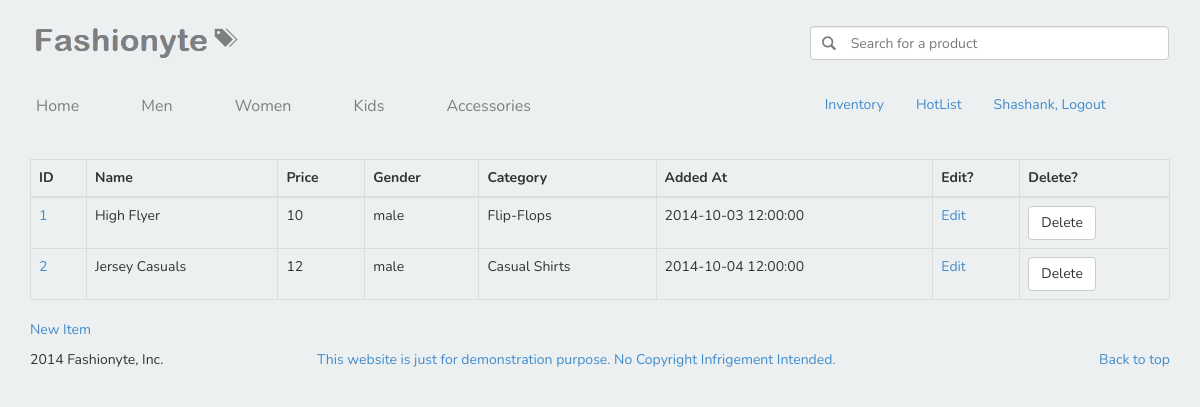
Screenshot of /admin-inventory-list.php (signed in) with the database file from the repository.
### tables this page shows
CREATE TABLE IF NOT EXISTS `Items` (
  `id` INT NOT NULL AUTO_INCREMENT,
  `name` VARCHAR(45) NULL,
  `description` TEXT(1000) NULL,
  `price` FLOAT NULL,
  `added_at` DATETIME NOT NULL,
  `Categories_id` INT NOT NULL,
  `gender` VARCHAR(45) NULL,
  `Brands_id` INT NOT NULL,
  PRIMARY KEY (`id`, `Categories_id`, `Brands_id`),
  INDEX `fk_Items_Categories1_idx` (`Categories_id` ASC),
  INDEX `fk_Items_Brands1_idx` (`Brands_id` ASC),
  CONSTRAINT `fk_Items_Categories1`
    FOREIGN KEY (`Categories_id`)
    REFERENCES `Categories` (`id`)
    ON DELETE NO ACTION
    ON UPDATE NO ACTION,
  CONSTRAINT `fk_Items_Brands1`
    FOREIGN KEY (`Brands_id`)
    REFERENCES `Brands` (`id`)
    ON DELETE NO ACTION
    ON UPDATE NO ACTION);

CREATE TABLE IF NOT EXISTS `Categories` (
  `id` INT NOT NULL AUTO_INCREMENT,
  `name` VARCHAR(45) NULL,
  PRIMARY KEY (`id`));

### admin-inventory-list.php (the view, shortened to what this page needs)
<?php
$query = "
SELECT A.id, A.name as Name, A.price as Price,A.gender as Gender, B.name as Categories, C.name as Brands, A.added_at as AddedAt
FROM shopping.Items as A,
	shopping.Categories as B,
	shopping.Brands as C
WHERE A.Categories_id = B.id
AND   A.Brands_id = C.id;
";
$result = mysql_query($query) or die('Submit Failed.  Return to <a href="main.php">Main</a>.  ');
?>
<!DOCTYPE html>
<html lang="en">
	<head>
	</head>
	<body>
		<?php include "layout-header.php" ?>
		<div class="container">
			<div class="starter-template">
				<table class='table table-bordered'>
					<thead>
						<tr>
							<th>ID</th>
							<th>Name</th>
							<th>Price</th>
							<th>Gender</th>
							<th>Category</th>
							<th>Added At</th>
							<th>Edit?</th>
							<th>Delete?</th>
						</tr>
					</thead>
					<tbody>
						<?php
						while( $row = mysql_fetch_array($result, MYSQL_BOTH)) {
						?>
						<tr>
							<td>
								<a href="admin-inventory-show.php?id=<?php echo $row[0]; ?>"><?php echo $row[0]; ?></a>
							</td>
							<td><?php echo $row[1]; ?></td>
							<td><?php echo $row[2];?></td>
							<td><?php echo $row[3];?></td>
							<td><?php echo $row[4];?></td>
							<td><?php echo $row[6];?></td>
							<td><a href='admin-inventory-edit.php?id=<?php echo $row[0]; ?>'>Edit</a></td>
							<td>
								<form  class="form-inline" role="form" action='admin-inventory-delete.php' method='post'>
									<button type='submit' class='btn btn-default'>Delete</button>
								</form>
							</td>
						</tr>
						<?php
						}
						?>
					</tbody>
				</table>
				<p>
					<a href="admin-inventory-new.php">New Item</a>
				</p>
			</div>
		</div>
	</body>
</html>

### layout-header.php (shortened to what this page needs)
<div class="container navbar navbar-fixed" style = "margin-top:20px;">
			<div class="row">
				<div class="col-md-8 col-sm-5">
						<a href="index.php"><img src = "img/2700211.png"  width="180" alt="Fashionyte"/></a>
						<span class="glyphicon glyphicon-tags"></span>
                </div>
				<div class="col-md-4 left-inner-addon" style="float:right; margin-top: 5px;">
					<input class="form-control" id="new_search" name="new_search" placeholder="Search for a product" type="text">
                </div>
			</div>
			<div class="row">
                <div class="col-md-8"  id="menu_bar">
					<ul class="nav nav-pills" style="margin-top: 20px; ">
                        <li><a href="index.php">Home</a></li>
                        <li><a href="customer-inventory-list.php">Men</a></li>
                        <li><a href="customer-inventory-list.php">Women</a></li>
						<li><a href="customer-inventory-list.php">Kids</a></li>
						<li><a href="customer-inventory-list.php">Accessories</a></li>
                    </ul>
                </div>
				<div class="col-md-4" style="float:right">
					<ul class="nav nav-pills" style="margin-top: 20px;">
						<?php if(!isset($_SESSION['user_id'])){ ?>
						<li><a href="sign-up.php" class="menu_items"><span class="glyphicon glyphicon-user"></span> Register</a></li>
						<li><a href="#" class="menu_items" data-toggle="modal" data-target="#myModal"><span class="glyphicon glyphicon-log-in"></span> Login</a></li>
						<?php } else { ?>
						<?php if($_SESSION['user_role'] != "customer"){ ?>
						<li><a href="admin-inventory-list.php">Inventory</a></li>
						<li><a href="admin-hotlist-list.php">HotList</a></li>
						<?php } else { ?>
						<li><a href="customer-cart-list.php"><span class="glyphicon glyphicon-shopping-cart" id="cart"></span> (<?php echo cart_count(); ?>)</a></li>
						<?php } ?>
						<li><a href="session-destroy.php"><?php echo $_SESSION['user_fname']; ?>, Logout</a></li>
						<?php } ?>
                    </ul>
                </div>
            </div>
		</div>

### css/custom.css (style rules this page uses)
body { font-family: 'Nunito', sans-serif; background-color: #ECF0F1; }
#menu_bar li a { color: #7F7F7F; text-decoration: none; font-size: 16px; margin-left: 30px; }
span.glyphicon-tags { font-size: 1.3em; color:#7F7F7F; }
.left-inner-addon { position: relative; }
.left-inner-addon input { padding-left: 40px; }
#menu_bar ul li:nth-child(1) { font-size:29px; margin-left:-40px; }

### rows the page displays
items: id "1", name "High Flyer", price "10", gender "male", Categories.name "Flip-Flops", added_at "2014-10-03 12:00:00"
items: id "2", name "Jersey Casuals", price "12", gender "male", Categories.name "Casual Shirts", added_at "2014-10-04 12:00:00"

### other values shown
$_SESSION['user_fname'] "Shashank"
